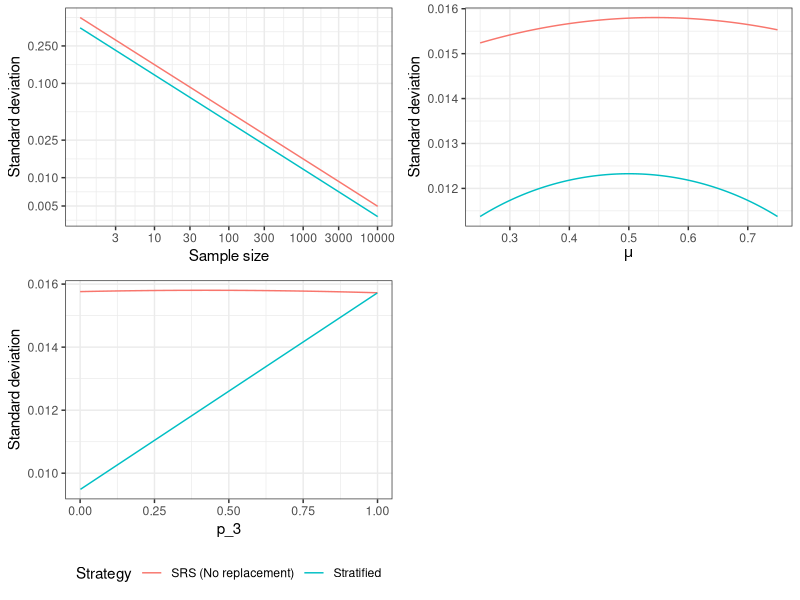

This chart was generated by the following R code:
## ---- chunk 1
list.of.packages <- c("ggplot2", "gridExtra", "reshape2", "matrixStats")
new.packages <- list.of.packages[!(list.of.packages %in% installed.packages()[,"Package"])]
if(length(new.packages)) install.packages(new.packages)

library(ggplot2)
library(gridExtra)
library(reshape2)
library(matrixStats)
## ---- chunk 2
# Don't mind this monstrosity
N <- 10^6
n <- 1:10000
p1 <- 0.25
p2 <- 0.3
p3 <- 0.45
mu_1 <- 0.9
mu_2 <- 0.1
mu_3 <- 0.55

nl1_tmp <- n * sqrt(mu_1 * (1-mu_1)) * p1 * N
nl2_tmp <- n * sqrt(mu_2 * (1-mu_2)) * p2 * N
nl3_tmp <- n * sqrt(mu_3 * (1-mu_3)) * p3 * N
nl1 <- nl1_tmp / (nl1_tmp + nl2_tmp + nl3_tmp) * n
nl2 <- nl2_tmp / (nl1_tmp + nl2_tmp + nl3_tmp) * n
nl3 <- nl3_tmp / (nl1_tmp + nl2_tmp + nl3_tmp) * n

var_1 <- (p1 * mu_1 * (1-mu_1) + p2 * mu_2 * (1-mu_2) + p3 * mu_3 * (1-mu_3) + mu_1^2 * p1 + mu_2^2*p2+mu_3^2*p3 - (mu_1 * p1+mu_2 * p2 + mu_3 * p3)^2) / n * (N-n)/(N-1)

var_2 <- p1^2 * (mu_1 * (1 - mu_1)) / nl1 * (p1 * N - nl1) / (p1 * N - 1) + 
  p2^2 * (mu_2 * (1 - mu_2)) / nl2 * (p2 * N - nl2) / (p2 * N - 1) + 
  p3^2 * (mu_3 * (1 - mu_3)) / nl3 * (p3 * N - nl3) / (p3 * N - 1)

df <- data.frame(x=1:10000, sqrt(var_1), sqrt(var_2))
df <- melt(df, id.vars=c("x"))
df$variable <- ifelse(df$variable == "sqrt.var_1.", "SRS (No replacement)", "Stratified")

plot1 <- ggplot(df, aes(x = x, y = value, col = variable)) + 
  geom_line() + 
  scale_y_continuous(trans = "log", breaks = c(0.005, 0.01, 0.025, 0.1, 0.25)) + 
  scale_x_continuous(trans = "log", breaks = c(3, 10, 30, 100, 300, 1000, 3000, 10000)) + 
  theme_bw() + 
  theme(legend.position = "none") + 
  labs(col="Strategy") + 
  ylab("Standard deviation") + 
  xlab("Sample size")

N <- 10^6
n <- 1000
p1 <- 0.25
p2 <- 0.3
p3 <- 0.45
mu_1 <- 0.9
mu_2 <- 0.1
mu_3 <- seq(0.25, 0.75, 0.001)

nl1_tmp <- n * sqrt(mu_1 * (1-mu_1)) * p1 * N
nl2_tmp <- n * sqrt(mu_2 * (1-mu_2)) * p2 * N
nl3_tmp <- n * sqrt(mu_3 * (1-mu_3)) * p3 * N
nl1 <- nl1_tmp / (nl1_tmp + nl2_tmp + nl3_tmp) * n
nl2 <- nl2_tmp / (nl1_tmp + nl2_tmp + nl3_tmp) * n
nl3 <- nl3_tmp / (nl1_tmp + nl2_tmp + nl3_tmp) * n

var_1 <- (p1 * mu_1 + p2 * mu_2 + p3 * mu_3 - (mu_1 * p1+mu_2 * p2 + mu_3 * p3)^2) / n * (N-n)/(N-1)

var_2 <- p1^2 * (mu_1 * (1 - mu_1)) / nl1 * (p1 * N - nl1) / (p1 * N - 1) + 
  p2^2 * (mu_2 * (1 - mu_2)) / nl2 * (p2 * N - nl2) / (p2 * N - 1) + 
  p3^2 * (mu_3 * (1 - mu_3)) / nl3 * (p3 * N - nl3) / (p3 * N - 1)

df <- data.frame(x=mu_3, sqrt(var_1), sqrt(var_2))
df <- melt(df, id.vars=c("x"))
df$variable <- ifelse(df$variable == "sqrt.var_1.", "SRS (No replacement)", "Stratified")

plot2 <- ggplot(df, aes(x = x, y = value, col = variable)) + 
  geom_line() + 
  theme_bw() + 
  theme(legend.position = "none") + 
  labs(col="Strategy") + 
  ylab("Standard deviation") + 
  xlab(expr(mu))

N <- 10^6
n <- 1000
p1 <- 0.25/0.55 * (1 - seq(0, 1, 0.001))
p2 <- 0.3/0.55 * (1 - seq(0, 1, 0.001))
p3 <- seq(0, 1, 0.001)
mu_1 <- 0.9
mu_2 <- 0.1
mu_3 <- 0.55

nl1_tmp <- n * sqrt(mu_1 * (1-mu_1)) * p1 * N
nl2_tmp <- n * sqrt(mu_2 * (1-mu_2)) * p2 * N
nl3_tmp <- n * sqrt(mu_3 * (1-mu_3)) * p3 * N
nl1 <- nl1_tmp / (nl1_tmp + nl2_tmp + nl3_tmp) * n
nl2 <- nl2_tmp / (nl1_tmp + nl2_tmp + nl3_tmp) * n
nl3 <- nl3_tmp / (nl1_tmp + nl2_tmp + nl3_tmp) * n

var_1 <- (p1 * mu_1 * (1-mu_1) + p2 * mu_2 * (1-mu_2) + p3 * mu_3 * (1-mu_3) + mu_1^2 * p1 + mu_2^2*p2+mu_3^2*p3 - (mu_1 * p1+mu_2 * p2 + mu_3 * p3)^2) / n * (N-n)/(N-1)

var_2 <- p1^2 * (mu_1 * (1 - mu_1)) / nl1 * (p1 * N - nl1) / (p1 * N - 1) + 
  p2^2 * (mu_2 * (1 - mu_2)) / nl2 * (p2 * N - nl2) / (p2 * N - 1) + 
  p3^2 * (mu_3 * (1 - mu_3)) / nl3 * (p3 * N - nl3) / (p3 * N - 1)

df <- data.frame(x=p3, sqrt(var_1), sqrt(var_2))
df <- melt(df, id.vars=c("x"))
df$variable <- ifelse(df$variable == "sqrt.var_1.", "SRS (No replacement)", "Stratified")

plot3 <- ggplot(df, aes(x = x, y = value, col = variable)) + 
  geom_line() + 
  theme_bw() + 
  labs(col="Strategy") + 
  ylab("Standard deviation") + 
  xlab("p_3") + 
  theme(legend.position = "bottom")

grid.arrange(plot1, plot2, plot3, ncol=2, heights = c(1, 1.2))
## ---- chunk 3
mu_0 <- 5
sigma_0 <- 3
nsims <- 10^5
K <- 10
ns <- c(8,9,7,9,8,9,7,8,7,9)

naive_loss <- vector(length = nsims)
js_loss <- vector(length = nsims)
for (i in 1:nsims) {
  mus <- rnorm(K, mu_0, sigma_0)
  mu_hat_naive <- vector(length = K)
  ybars <- vector(length = K)
  sigma_sqs <- vector(length = K)
  for (j in 1:K) {
    ys <- mus[j] + rexp(ns[j], 1/j) - j # Mean mu_j
    mu_hat_naive[j] <- mean(ys)
    ybars[j] <- mean(ys)
    sigma_sqs[j] <- var(ys)
  }
  # Compute JS
  mu_hat_js <- (1 - (K-2) / sum((ybars/(sqrt(sigma_sqs/ns)))^2)) * ybars
  
  # Get squared losses for both
  naive_loss[i] <- sum((mu_hat_naive - mus)^2)
  js_loss[i] <- sum((mu_hat_js - mus)^2)
}

c("Naive Risk" = mean(naive_loss), "James Stein Risk" = mean(js_loss))
